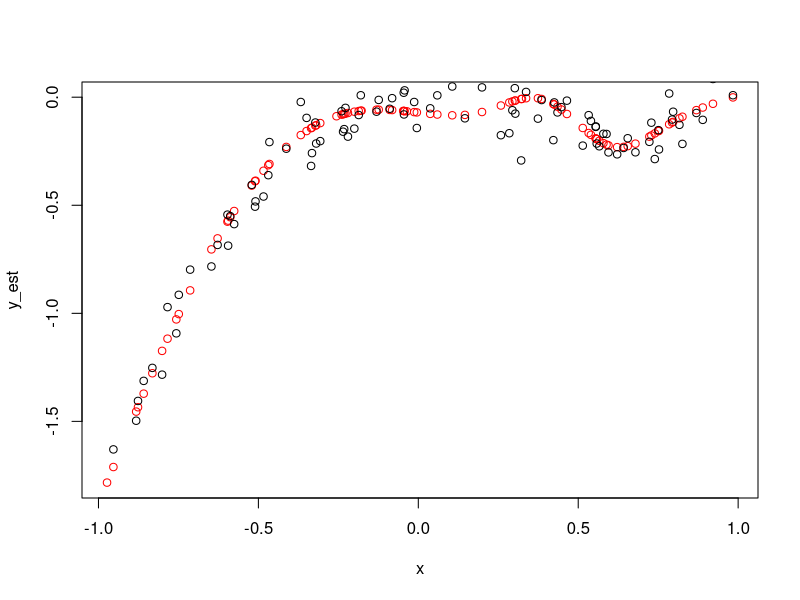

Recreate this plot in R. (Note: this script raises an error after producing the figure.)
set.seed(0)

rk <- function(x,z)
  # R(x,z) for cubic spline on [0,1]
{
  ((z - 0.5) ^ 2 - 1 / 12) * ((x - 0.5) ^ 2 - 1 / 12) / 4 -
    ((abs(x - z) - 0.5) ^ 4 - (abs(x - z) - 0.5) ^ 2 / 2 + 7 / 240) / 24
}

spl.X <- function(x,xk)
  # set up model matrix for cubic penalized regression spline
{
  q <- length(xk) + 2 # number of parameters
  n <- length(x)
  # number of data
  X <- matrix(1,n,q) # initialized model matrix
  X[,2] <- x
  # set second column to x
  X[,3:q] <- outer(x,xk,FUN = rk) # and remaining to R(x,xk)
  X
}


fit.gamG <- function(y,X,S,sp)
  # function to fit simple 2 term generalized additive model
  # Gamma errors and log link
{
  # get sqrt of combined penalty matrix ...
  rS <- mat.sqrt(sp[1] * S[[1]] + sp[2] * S[[2]])
  q <- ncol(X)
  # number of params
  n <- nrow(X)
  # number of data
  X1 <- rbind(X,rS)
  # augmented model matrix
  b <- rep(0,q);b[1] <- 1
  # initialize parameters
  norm <- 0;old.norm <- 1
  # initialize convergence control
  while (abs(norm - old.norm) > 1e-4 * norm)
    # repeat un-converged
  {
    eta <- (X1 %*% b)[1:n]
    # ’linear predictor’
    mu <- exp(eta)
    # fitted values
    z <- (y - mu) / mu + eta
    # pseudodata (recall w_i=1, here)
    z[(n + 1):(n + q)] <- 0
    # augmented pseudodata
    m <- lm(z ~ X1 - 1)
    # fit penalized working model
    b <- m$coefficients
    # current parameter estiamtes
    trA <- sum(influence(m)$hat[1:n]) # tr(A)
    old.norm <- norm
    # store for convergence test
    norm <- sum((z - fitted(m))[1:n] ^ 2) # RSS of working model
  }
  list(model = m,gcv = norm * n / (n - trA) ^ 2,sp = sp)
}


mat.sqrt <- function(S)
  # A simple matrix square root
{
  sing_dec = svd(x = S)
  d_sqr = sqrt(sing_dec$d)
  ris = sing_dec$u %*% d_sqr %*% t(sing_dec$v)
  ris
}

n = 100
x = runif(n,-1, 1)
y = x * x * x - x * x + rnorm(n, 0, .1)
xk <- 1:4 / 5
# choose some knots
spl_x <- spl.X(x,xk) # generate model matrix
mod.l = lm(y ~ spl_x - 1)
# x values for prediction

y_est = spl_x %*% coef(mod.l)

# plot and save results
plot(x, y_est, col = 'red') # plot fitted spline
points(x, y)

data = list()
data$x = x
data$y = y
data$spl_x = X
data$y_est_spl_x = y_est



data = data.frame(data)
write.csv(data, file = '/home/donbeo/Documents/statsmodels/statsmodels/sandbox/gam_gsoc2015/tests/results/gam_PIRLS_results.csv')

spl.S <- function(xk)
  # set up the penalized regression spline penalty matrix,
  # given knot sequence xk
{
  q <- length(xk) + 2;S <- matrix(0,q,q) # initialize matrix to 0
  S[3:q,3:q] <- outer(xk,xk,FUN = rk) # fill in non-zero part
  S
}

spl_s = spl.S(xk)
spl_s
